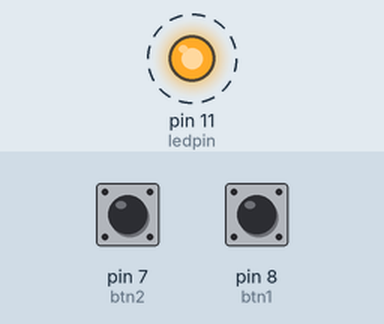
This sketch was run on a simulated Arduino Uno, built with avr-gcc and run on an emulated ATmega328P. Parts: output pins drawn as LEDs (lit = HIGH). Dashed ring = blinking. The inputs (shaded band) are chosen by the test bench; at power-on: pin 7 (btn2) LOW, pin 8 (btn1) LOW. What the sketch prints to the serial monitor is not drawn.

Above: at 0.2 s.
Timing chart, 0 to 3.0 s (numbered marks = the images above):
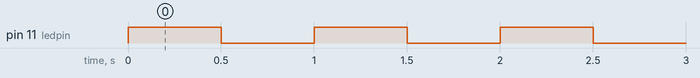

The sketch:

e4_cambio_de_variable_con_if.ino
```cpp
int btn1 = 8;
int btn2 = 7;
int ledpin = 11;

int tiempo = 500;
int inc;
int dec;

void setup() {

	pinMode(ledpin, OUTPUT);
	pinMode(btn1, INPUT);
	pinMode(btn2, INPUT);
	Serial.begin(9600);

}

void loop() {

	inc = digitalRead(btn1);
	dec = digitalRead(btn2);


  if (inc == 1) {

    tiempo = tiempo + 50;

  }

  if (dec == 1) {

    tiempo = tiempo - 50;

  }


  if (tiempo < 0) {

    tiempo = 0;

  }

	Serial.println(tiempo);

	digitalWrite(ledpin, HIGH);
	delay(tiempo);
	digitalWrite(ledpin, LOW);
	delay(tiempo);


}
```

enc.cpp
```cpp
int boton = 8;
int estadoBoton = 0;
int led = 11;

void setup() {

  pinMode(led, OUTPUT);
  pinMode(boton, INPUT);

}

void loop() {

  estadoBoton = digitalRead(boton);

  if (estadoBoton == 1) {

    digitalWrite(led, HIGH);
    delay(300);
    digitalWrite(led, LOW);
    delay(300);

  } else {

    digitalWrite(led, LOW);

  }

}
```

Measured:
- by itself, pin 11 (ledpin): alternates HIGH for 0.50 s and LOW for 0.50 s
